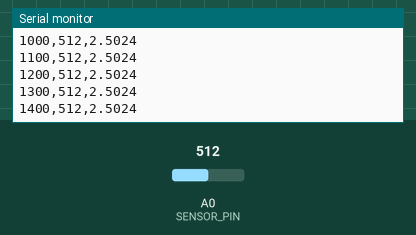
This sketch was run on a simulated Arduino Uno, built with avr-gcc and run on an emulated ATmega328P. Parts: the last lines printed to the serial monitor. Inputs (shaded band) come from the test bench; at power-on: A0 (SENSOR_PIN) = 512.

Above: at 1.5 s.
1.6 s: A0 (SENSOR_PIN) set to 716
At 1.61 s:
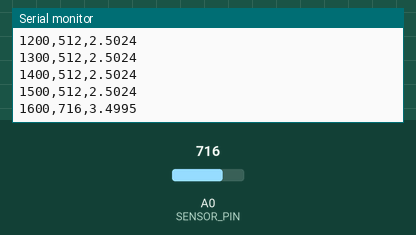
3.1 s: A0 (SENSOR_PIN) set to 900
At 3.11 s:
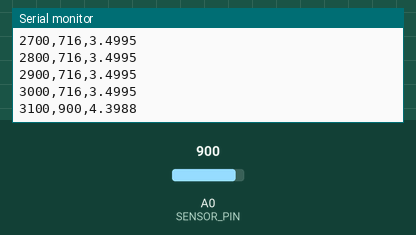
Timing chart, 0 to 6.1 s (numbered marks = the images above; inputs shaded):
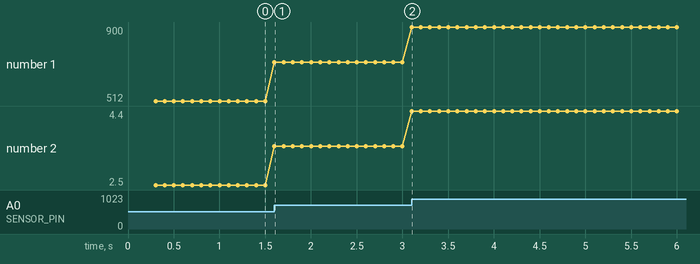

Measured:
- after the input at 1.6 s, the serial monitor: prints a new line at once (image 1)
- plotted number 1: 512 → 716 after the input at 1.6 s
- plotted number 2: 2.5 → 3.5 after the input at 1.6 s

The sketch:

cauchy_neural.ino
```cpp
const uint8_t SENSOR_PIN = A0;
const unsigned long SAMPLE_INTERVAL_MS = 100;  // 10 Hz
const unsigned long BAUD_RATE = 115200;

unsigned long lastSampleMs = 0;

void setup() {
  Serial.begin(BAUD_RATE);
  analogReference(DEFAULT);  // Uno default: approx. 0–5 V reference
  pinMode(SENSOR_PIN, INPUT);
  delay(300);
  Serial.println(F("MOISTURE_CAUCHY,1"));
  Serial.println(F("millis,raw_adc,voltage_v"));
}

void loop() {
  const unsigned long now = millis();

  if (now - lastSampleMs >= SAMPLE_INTERVAL_MS) {
    lastSampleMs = now;

    const int raw = analogRead(SENSOR_PIN);  // 0..1023
    const float voltage = raw * (5.0f / 1023.0f);

    Serial.print(now);
    Serial.print(',');
    Serial.print(raw);
    Serial.print(',');
    Serial.println(voltage, 4);
  }
}
```
